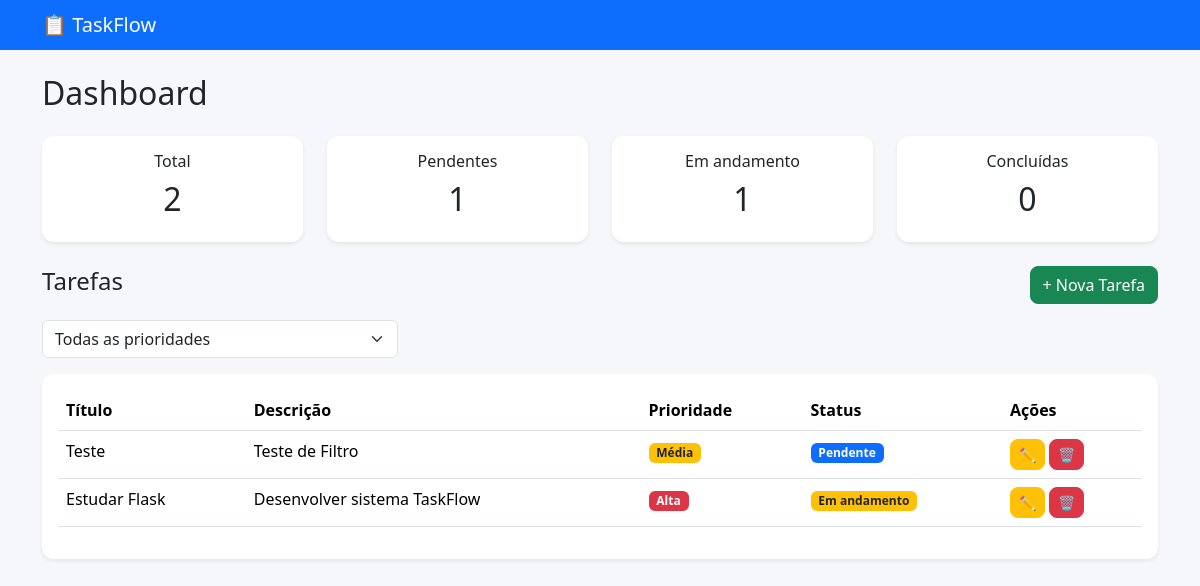
Page /dashboard on the earlier database version.
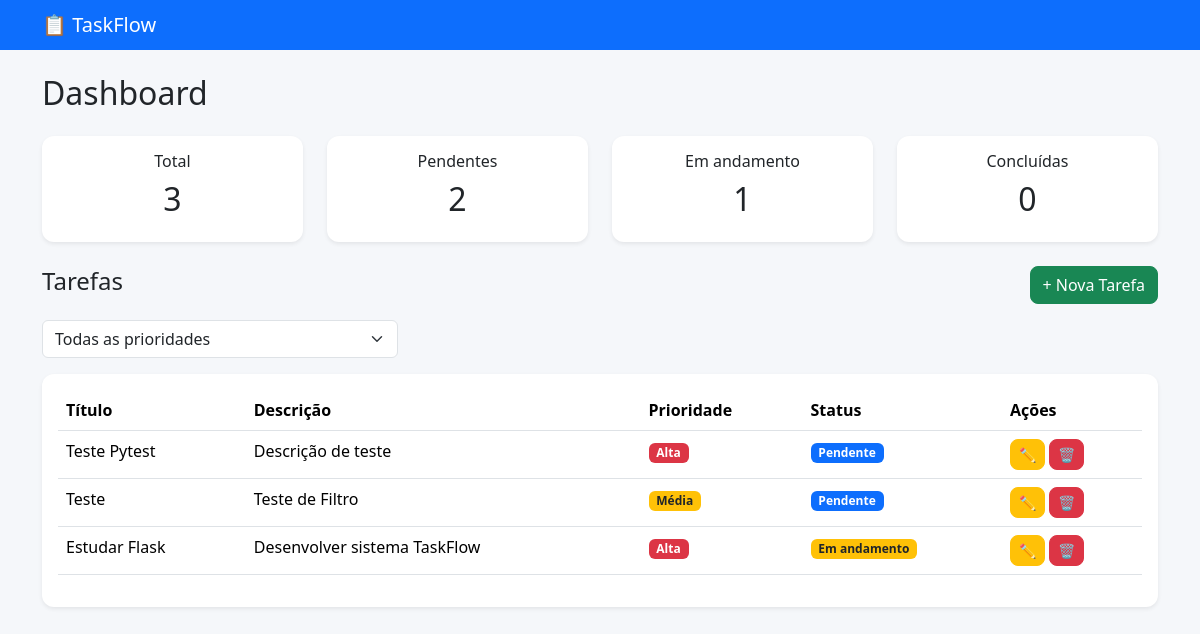
Same page on the later database version.
### tables this page shows
CREATE TABLE tasks (
            id INTEGER PRIMARY KEY AUTOINCREMENT,
            title TEXT NOT NULL,
            description TEXT,
            priority TEXT NOT NULL,
            status TEXT NOT NULL
        );

### src/routes.py (the view)
    @app.route("/dashboard")
    def dashboard():
        priority = request.args.get("priority")
        if priority:
            tasks = get_tasks_by_priority(priority)
        else:
            tasks = get_all_tasks()
        stats = get_dashboard_stats()
        return render_template(
            "dashboard.html",
            tasks=tasks,
            stats=stats,
            selected_priority=priority
        )

### src/database.py (called while the page is built)
def get_connection():
    connection = sqlite3.connect(Config.DATABASE)
    connection.row_factory = sqlite3.Row
    return connection

### src/services.py (called while the page is built)
def get_all_tasks():
    conn = get_connection()
    tasks = conn.execute(
        """
        SELECT *
        FROM tasks
        ORDER BY id DESC
        """
    ).fetchall()
    conn.close()
    return tasks

def get_dashboard_stats():
    conn = get_connection()
    total = conn.execute(
        "SELECT COUNT(*) FROM tasks"
    ).fetchone()[0]
    pending = conn.execute(
        "SELECT COUNT(*) FROM tasks WHERE status='Pendente'"
    ).fetchone()[0]
    progress = conn.execute(
        "SELECT COUNT(*) FROM tasks WHERE status='Em andamento'"
    ).fetchone()[0]
    completed = conn.execute(
        "SELECT COUNT(*) FROM tasks WHERE status='Concluído'"
    ).fetchone()[0]
    conn.close()
    return {
        "total": total,
        "pending": pending,
        "progress": progress,
        "completed": completed
    }

### templates/dashboard.html (shortened to what this page needs)
{% extends 'base.html' %}
{% block content %}
<h2 class="mb-4">Dashboard</h2>
<div class="row mb-4">
    <div class="col-md-3">
        <div class="card text-center shadow-sm">
            <div class="card-body">
                <h6>Total</h6>
                <h2>{{ stats.total }}</h2>
            </div>
        </div>
    </div>
    <div class="col-md-3">
        <div class="card text-center shadow-sm">
            <div class="card-body">
                <h6>Pendentes</h6>
                <h2>{{ stats.pending }}</h2>
            </div>
        </div>
    </div>
    <div class="col-md-3">
        <div class="card text-center shadow-sm">
            <div class="card-body">
                <h6>Em andamento</h6>
                <h2>{{ stats.progress }}</h2>
            </div>
        </div>
    </div>
    <div class="col-md-3">
        <div class="card text-center shadow-sm">
            <div class="card-body">
                <h6>Concluídas</h6>
                <h2>{{ stats.completed }}</h2>
            </div>
        </div>
    </div>
</div>
<div class="d-flex justify-content-between align-items-center mb-3">
    <h4>Tarefas</h4>
    <a href="/new" class="btn btn-success">
        + Nova Tarefa
    </a>
</div>
<form method="GET" action="/dashboard" class="mb-3">
    <div class="row">
        <div class="col-md-4">
            <select
                name="priority"
                class="form-select"
                onchange="this.form.submit()">
                <option value="">Todas as prioridades</option>
            </select>
        </div>
    </div>
</form>
<div class="card shadow-sm">
    <div class="card-body">
        {% if tasks %}
        <table class="table table-hover">
            <thead>
                <tr>
                    <th>Título</th>
                    <th>Descrição</th>
                    <th>Prioridade</th>
                    <th>Status</th>
                    <th width="140">Ações</th>
                </tr>
            </thead>
            <tbody>
            {% for task in tasks %}
            <tr>
                <td>{{ task.title }}</td>
                <td>{{ task.description }}</td>
                <td>
                    {% if task.priority == "Alta" %}
                        <span class="badge bg-danger">
                            {{ task.priority }}
                        </span>
                    {% elif task.priority == "Média" %}
                        <span class="badge bg-warning text-dark">
                            {{ task.priority }}
                        </span>
                    {% else %}
                        <span class="badge bg-success">
                            {{ task.priority }}
                        </span>
                    {% endif %}
                </td>
                <td>
                    {% if task.status == "Concluído" %}
                        <span class="badge bg-success">
                            {{ task.status }}
                        </span>
                    {% elif task.status == "Em andamento" %}
                        <span class="badge bg-warning text-dark">
                            {{ task.status }}
                        </span>
                    {% else %}
                        <span class="badge bg-primary">
                            {{ task.status }}
                        </span>
                    {% endif %}
                </td>
                <td>
                    <a
                        href="/edit/{{ task.id }}"
                        class="btn btn-warning btn-sm">
                        ✏️
                    </a>
                    <a
                        href="/delete/{{ task.id }}"
                        class="btn btn-danger btn-sm"
                        onclick="return confirm('Deseja realmente excluir esta tarefa?');">
                        🗑️
                    </a>
                </td>
            </tr>
            {% endfor %}
            </tbody>
        </table>
        {% else %}
        <div class="alert alert-info">
            Nenhuma tarefa encontrada para esta prioridade.
        </div>
        {% endif %}
    </div>
</div>
{% endblock %}

### templates/base.html (shortened to what this page needs)
<!DOCTYPE html>
<html lang="pt-BR">
<head>
    <link href="https://cdn.jsdelivr.net/npm/bootstrap@5.3.3/dist/css/bootstrap.min.css" rel="stylesheet">
    <link rel="stylesheet"
          href="{{ url_for('static', filename='css/style.css') }}">
</head>
<body>
<nav class="navbar navbar-dark bg-primary">
    <div class="container">
        <span class="navbar-brand mb-0 h1">
            📋 TaskFlow
        </span>
    </div>
</nav>
<div class="container mt-4">
    {% block content %}
    {% endblock %}
</div>
</body>
</html>

### static/css/style.css (style rules this page uses)
body { background:#f5f7fa; }
.card { border:none; border-radius:12px; }
.btn { border-radius:8px; }
table { background:white; }

Differences in the rows shown:
added tasks: title "Teste Pytest", description "Descrição de teste", priority "Alta", status "Pendente"
Other differences:
{{ stats.total }}: "2" → "3"
{{ stats.pending }}: "1" → "2"
